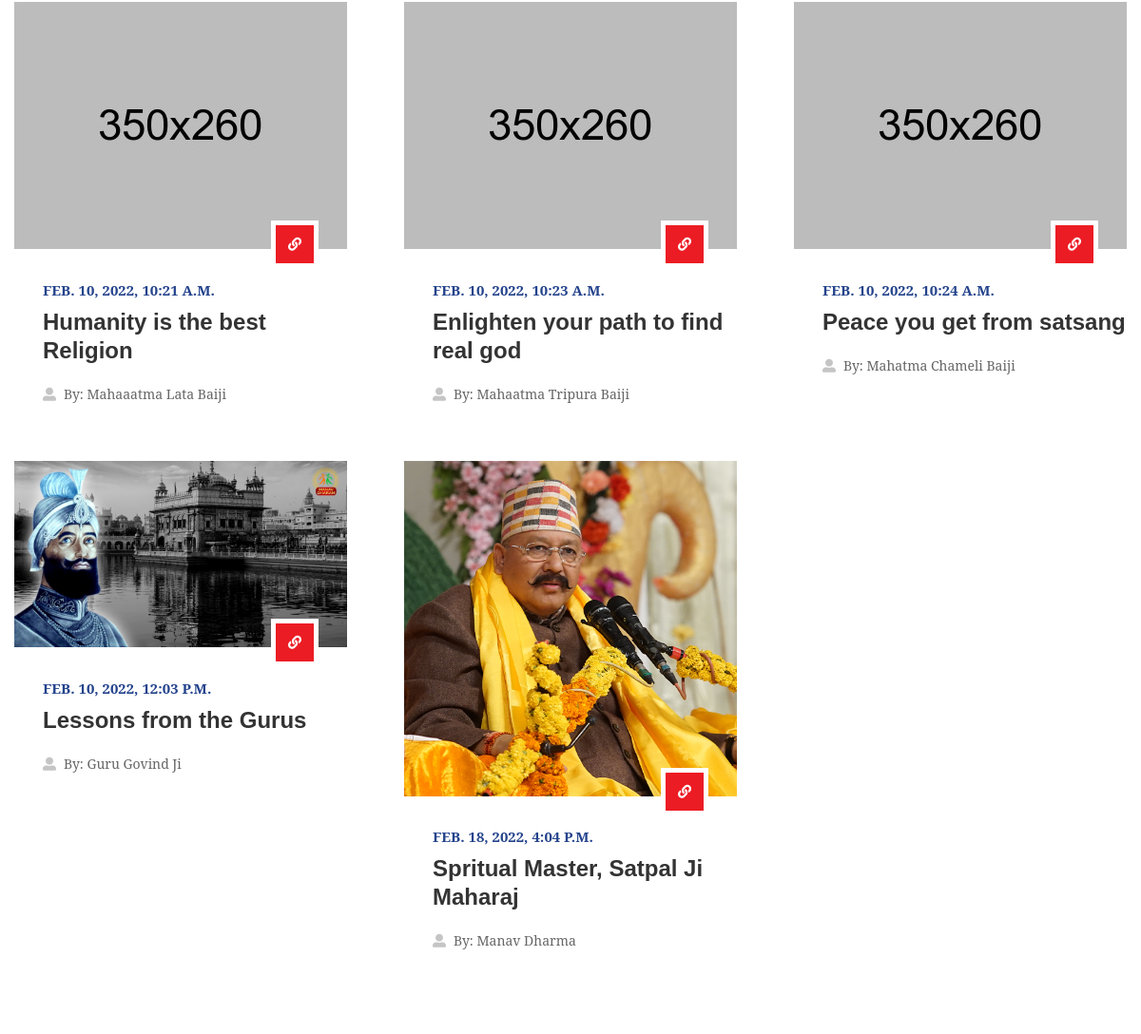
Page /blog/ (middle part) on the earlier database version.
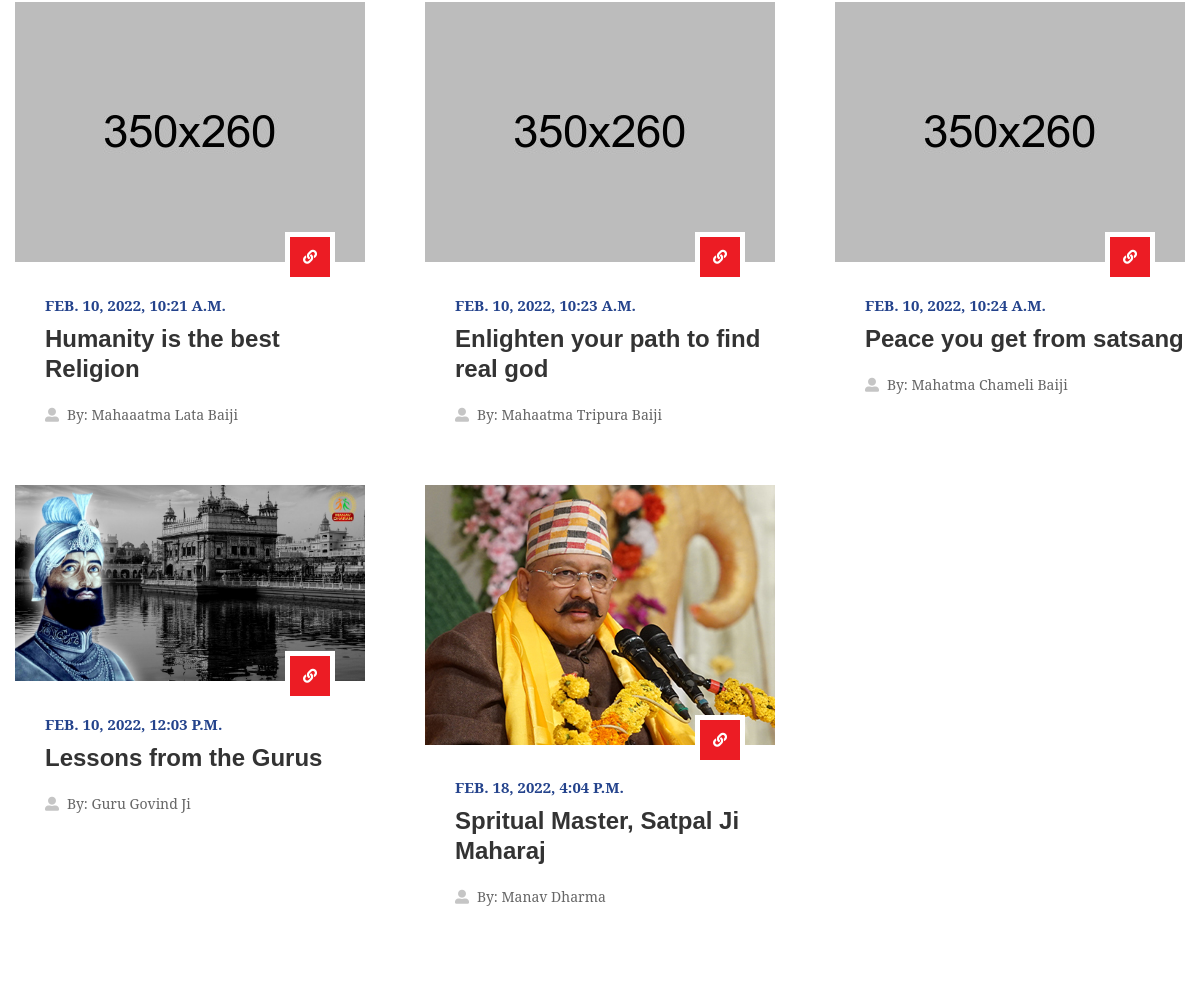
Same page on the later database version.
### blog/models.py (models this page shows, shortened)
class BlogModel(models.Model):
    title = models.CharField(max_length=1000, unique=True)
    content = RichTextField(blank=True)
    slug = models.SlugField(max_length=1000, unique=True)
    image = models.ImageField(upload_to='blog', help_text="Recommended Size 350X260px")
    real_image = models.ImageField(upload_to='detail_blog', help_text="Used Inside a Blog")
    author = models.CharField(max_length=200)
    created_date = models.DateTimeField(auto_now_add=True)
    update_date = models.DateTimeField(auto_now=True)
    def get_url(self):
        return reverse('blog_detail', args=[self.slug])

### blog/views.py (the view)
# urls.py: path('', views.blog, name='blog'),
def blog(request):
    blogs = BlogModel.objects.all()
    paginator = Paginator(blogs,9)
    page = request.GET.get('page')
    paged_blogs = paginator.get_page(page)
    context = {'blogs':paged_blogs}
    return render(request,'blog.html',context)

### templates/blog.html (shortened to what this page needs)
{% extends 'base.html' %}
{% load static %}
{% block body %}
<section>
    <div class="w-100 pt-120 pb-280 position-relative">
        <div class="container">
            <div class="blog-wrap w-100">
                <div class="row">
                    {% for i in blogs %}
                    <div class="col-md-6 col-sm-6 col-lg-4">
                        <div class="post-box w-100">
                            <div class="post-img overflow-hidden position-relative w-100">
                                <a href="" title=""><img class="img-fluid w-100" src="{{i.image.url}}" alt="Blog Image 1"></a>
                            </div>
                            <div class="post-info position-relative w-100">
                                <a class="thm-bg" href="{{i.get_url}}" style="background:#ec1c24;" title="" ><i class="fas fa-link"></i></a>
                                <span class="post-date thm-clr">{{i.created_date}}</span>
                                <h3 class="mb-0"><a href="blog-detail.html" title="">{{i.title}}</a></h3>
                                <ul class="post-meta d-flex flex-wrap mb-0 list-unstyled">
                                    <li><i class="fas fa-user-alt"></i>By: <a href="javascript:void(0);" title="">{{i.author}}</a></li>
                                </ul>
                            </div>
                        </div>
                    </div>
                    {% endfor %}
                </div>
            </div>
        </div>
    </div>
</section>
{% endblock body %}

Differences in the rows shown:
changed BlogModel "Spritual Master, Satpal Ji Maharaj": image: a different picture
